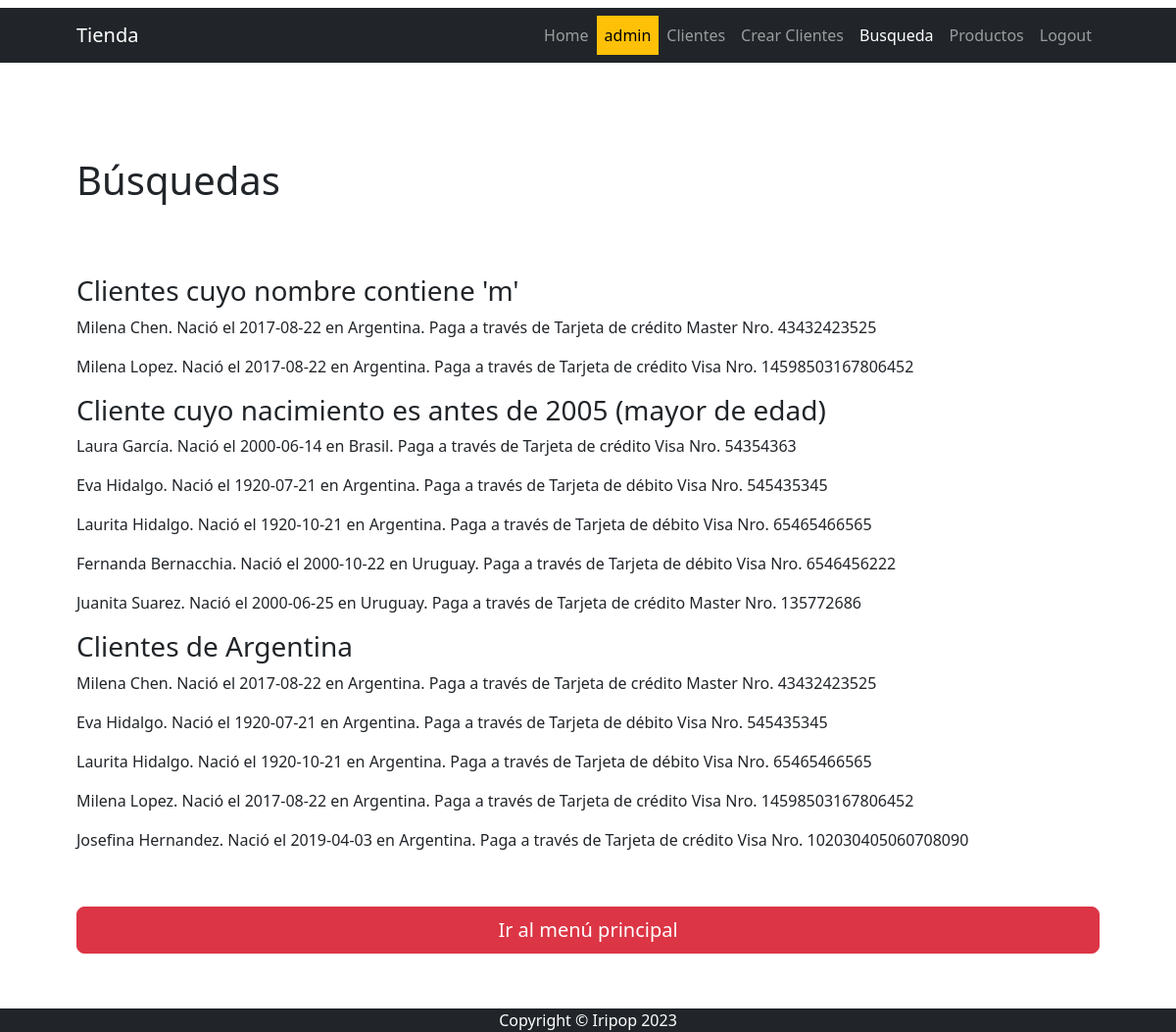
Screenshot of /busqueda/ (signed in) with the database file from the repository.
### apps/CORE/models.py (models this page shows)
class Cliente(models.Model):
    pais_origen_id=models.ForeignKey(Pais, on_delete=models.SET_NULL, null=True)
    apellido=models.CharField(max_length=50)
    nombre=models.CharField(max_length=50)
    nacimiento= models.DateField(null=True) # opcional
    medio_id=models.ForeignKey(Mediodepago, on_delete=models.SET_NULL, null=True)
    nrotarjeta=models.IntegerField(null=True)
    def __str__(self):
        return f"{self.nombre} {self.apellido}. Nació el {self.nacimiento} en {self.pais_origen_id}. Paga a través de {self.medio_id} Nro. {self.nrotarjeta}"

class Pais(models.Model):
    nombre=models.CharField(max_length=50)
    def __str__(self):
        return self.nombre
    class Meta:
        verbose_name_plural = "Países"

class Mediodepago(models.Model):
    medio=models.CharField(max_length=25)
    def __str__(self):
        return self.medio

### apps/CORE/views.py (the view)
# urls.py: path('busqueda/', busqueda, name="busqueda"),
def busqueda(request: HttpRequest) -> HttpResponse:
    cliente_nombre = Cliente.objects.filter(nombre__contains="M")
    cliente_nacimiento = Cliente.objects.filter( nacimiento__lt=date(2005, 1, 1))
    cliente_pais = Cliente.objects.filter(pais_origen_id=1)
    contexto = {
        "clientes_nombre": cliente_nombre,
        "clientes_nacimiento": cliente_nacimiento,
        "clientes_pais": cliente_pais
    }
    return render(request, "CORE/busqueda.html", contexto)

### apps/CORE/templates/CORE/busqueda.html
{% extends 'CORE/index.html' %}
{% block INDEX_TITULO %}
    Búsquedas
{% endblock INDEX_TITULO %}
{% block INDEX_CONTENIDO %}
    <h3> Clientes cuyo nombre contiene 'm'</h3>
    {% for cliente in clientes_nombre %}
        <p>{{ cliente }}</p>
    {% endfor %}
    <h3> Cliente cuyo nacimiento es antes de 2005 (mayor de edad) </h3>
    {% for cliente in clientes_nacimiento %}
        <p> {{ cliente }}</p>
    {% endfor %}
    <h3> Clientes de Argentina  </h3>
    {% for cliente in clientes_pais %}
        <p> {{ cliente }}</p>
    {% endfor %}
    <br><p>
    {% include 'CORE/index_back.html' %} </p></br>
{% endblock INDEX_CONTENIDO %}

### apps/CORE/templates/CORE/navbar.html (shortened to what this page needs)
{% load static %}
<nav class="navbar navbar-expand-lg navbar-dark bg-dark">
    <div class="container px-5">
        <a class="navbar-brand" href="{% url 'Home:home' %}">Tienda</a>
        <div class="collapse navbar-collapse" id="navbarSupportedContent">
            <ul class="navbar-nav ms-auto mb-2 mb-lg-0">
                <li class="nav-item"><a class="nav-link {% if request.path == "/" %} active  {% endif %}" aria-current="page" href="{% url 'Home:home' %}">Home</a></li>
                {% if user.is_authenticated %}
                    <li class="nav-item"><a class="nav-link text-bg-warning">{{ user.username }}</a></li>
                    <li class="nav-item"><a class="nav-link {% if request.path == "/clientes/" %} active  {% endif %}" href="{% url 'Home:clientes' %}">Clientes</a></li>
                    <li class="nav-item"><a class="nav-link {% if request.path == "/crear/" %} active  {% endif %}" href="{% url 'Home:crear' %}">Crear Clientes</a></li>
                    <li class="nav-item"><a class="nav-link {% if request.path == "/busqueda/" %} active  {% endif %}" href="{% url 'Home:busqueda' %}">Busqueda</a></li>
                    <li class="nav-item"><a class="nav-link {% if request.path == "/producto/" %} active  {% endif %}" href="{% url 'producto:home' %}">Productos</a></li>
                    <li class="nav-item"><a class="nav-link {% if request.path == "/logout/" %} active  {% endif %}" href="{% url 'Home:logout' %}">Logout</a></li>
                {% else %}
                    <li class="nav-item"><a class="nav-link {% if request.path == "/about/" %} active  {% endif %}" href="{% url 'Home:about' %}">Acerca de mí</a></li>
                    <li class="nav-item"><a class="nav-link text-info" href="{% url 'Home:login' %}">Login</a></li>
                {% endif %}
            </ul>
        </div>
    </div>
</nav>

### rows the page displays
Cliente: nombre+apellido+nacimiento "Milena Chen. Nació el 2017-08-22 en Argentina. Paga a través de Tarjeta de crédito Master Nro. 43432423525"
Cliente: nombre+apellido+nacimiento "Milena Lopez. Nació el 2017-08-22 en Argentina. Paga a través de Tarjeta de crédito Visa Nro. 14598503167806452"
Cliente: nombre+apellido+nacimiento "Laura García. Nació el 2000-06-14 en Brasil. Paga a través de Tarjeta de crédito Visa Nro. 54354363"
Cliente: nombre+apellido+nacimiento "Eva Hidalgo. Nació el 1920-07-21 en Argentina. Paga a través de Tarjeta de débito Visa Nro. 545435345"
Cliente: nombre+apellido+nacimiento "Laurita Hidalgo. Nació el 1920-10-21 en Argentina. Paga a través de Tarjeta de débito Visa Nro. 65465466565"
Cliente: nombre+apellido+nacimiento "Fernanda Bernacchia. Nació el 2000-10-22 en Uruguay. Paga a través de Tarjeta de débito Visa Nro. 6546456222"
Cliente: nombre+apellido+nacimiento "Juanita Suarez. Nació el 2000-06-25 en Uruguay. Paga a través de Tarjeta de crédito Master Nro. 135772686"
Cliente: nombre+apellido+nacimiento "Josefina Hernandez. Nació el 2019-04-03 en Argentina. Paga a través de Tarjeta de crédito Visa Nro. 102030405060708090"

### other values shown
{{ user.username }} "admin"
